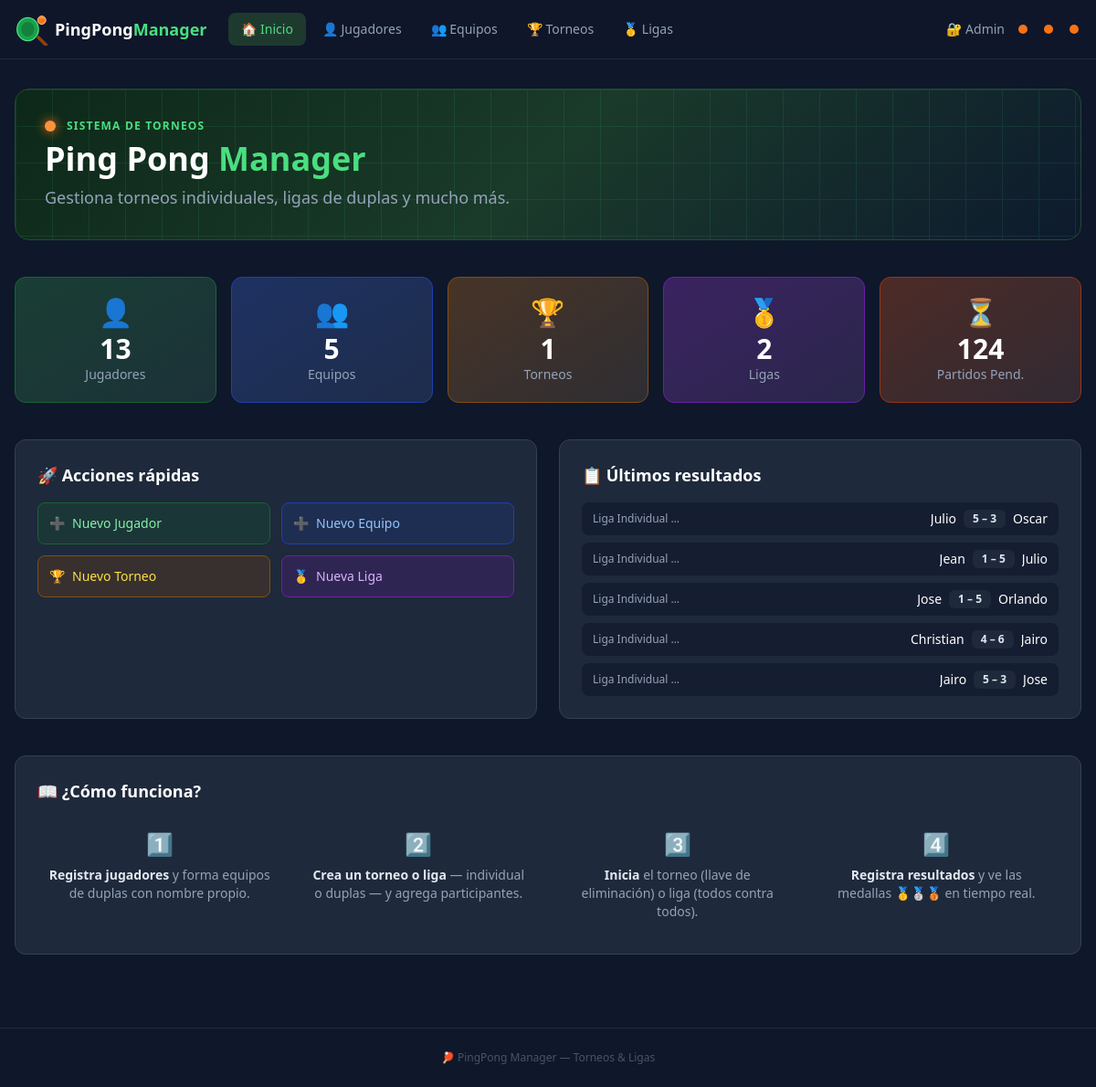
The page / on the database its author committed.
### models.py (models this page shows)
class League(Base):
    __tablename__ = "leagues"
    id = Column(Integer, primary_key=True)
    name = Column(String, nullable=False)
    type = Column(String, nullable=False)   # "individual" | "doubles"
    status = Column(String, default="active")  # "active" | "completed"
    double_rr = Column(Boolean, default=False)   # True = ida y vuelta
    matches_per_jornada = Column(Integer, default=1)  # 1 = todos en una jornada, 2 = 2 partidos por jugador por jornada
    created_at = Column(DateTime, default=datetime.utcnow)

class Player(Base):
    __tablename__ = "players"
    id = Column(Integer, primary_key=True)
    name = Column(String, nullable=False, unique=True)
    avatar = Column(String, nullable=True)
    created_at = Column(DateTime, default=datetime.utcnow)

### main.py (the view)
@app.get("/", response_class=HTMLResponse)
def dashboard(request: Request, db: Session = Depends(get_db)):
    players = db.query(models.Player).count()
    teams = db.query(models.Team).count()
    tournaments = db.query(models.Tournament).count()
    leagues = db.query(models.League).count()
    pending_matches = db.query(models.Match).filter(models.Match.status == "pending").count()
    recent_matches = (
        db.query(models.Match)
        .filter(models.Match.status == "completed")
        .order_by(models.Match.completed_at.desc())
        .limit(5)
        .all()
    )
    enriched = []
    for m in recent_matches:
        context_type = "individual"
        name = ""
        if m.tournament_id:
            t = db.query(models.Tournament).filter(models.Tournament.id == m.tournament_id).first()
            if t:
                context_type = t.type
                name = t.name
        elif m.league_id:
            lg = db.query(models.League).filter(models.League.id == m.league_id).first()
            if lg:
                context_type = lg.type
                name = lg.name
        enriched.append({
            "context": name,
            "p1": get_participant_name(db, m.participant1_id, context_type),
            "p2": get_participant_name(db, m.participant2_id, context_type),
            "score1": m.score1,
            "score2": m.score2,
        })
    return templates.TemplateResponse(
        "dashboard.html",
        {
            "request": request,
            "players": players,
            "teams": teams,
            "tournaments": tournaments,
            "leagues": leagues,
            "pending_matches": pending_matches,
            "recent_matches": enriched,
        },
    )

### templates/dashboard.html (shortened to what this page needs)
{% extends "base.html" %}
{% block content %}
<div class="relative rounded-2xl overflow-hidden mb-10 p-8" style="background: linear-gradient(135deg, #0d2818 0%, #1a3a2a 50%, #0d1a2e 100%); border: 1px solid #1e4d30;">
  <div class="absolute inset-0 opacity-10" style="background-image: repeating-linear-gradient(90deg,#4ade80 0,#4ade80 1px,transparent 1px,transparent 40px), repeating-linear-gradient(180deg,#4ade80 0,#4ade80 1px,transparent 1px,transparent 40px);"></div>
  <div class="relative">
    <div class="flex items-center gap-3 mb-2">
      <div class="w-3 h-3 rounded-full bg-orange-400 shadow-lg" style="box-shadow:0 0 12px #f97316"></div>
      <span class="text-green-400 font-semibold uppercase tracking-widest text-xs">Sistema de Torneos</span>
    </div>
    <h1 class="text-4xl font-black text-white mb-2">Ping Pong <span class="text-green-400">Manager</span></h1>
    <p class="text-slate-400 text-lg">Gestiona torneos individuales, ligas de duplas y mucho más.</p>
  </div>
</div>
<div class="grid grid-cols-2 md:grid-cols-5 gap-4 mb-10">
  {% set stats = [
    ('👤', players, 'Jugadores', '/players', 'from-green-900/50 to-green-900/20', 'border-green-800'),
    ('👥', teams, 'Equipos', '/teams', 'from-blue-900/50 to-blue-900/20', 'border-blue-800'),
    ('🏆', tournaments, 'Torneos', '/tournaments', 'from-yellow-900/50 to-yellow-900/20', 'border-yellow-800'),
    ('🥇', leagues, 'Ligas', '/leagues', 'from-purple-900/50 to-purple-900/20', 'border-purple-800'),
    ('⏳', pending_matches, 'Partidos Pend.', '/', 'from-orange-900/50 to-orange-900/20', 'border-orange-800'),
  ] %}
  {% for icon, val, label, href, gradient, border in stats %}
  <a href="{{ href }}" class="card p-5 bg-gradient-to-br {{ gradient }} border {{ border }} hover:scale-105 transition-transform block text-center">
    <div class="text-3xl mb-1">{{ icon }}</div>
    <div class="text-3xl font-black text-white">{{ val }}</div>
    <div class="text-slate-400 text-sm">{{ label }}</div>
  </a>
  {% endfor %}
</div>
<div class="grid md:grid-cols-2 gap-6 mb-10">
  <div class="card p-6">
    <h2 class="text-lg font-bold text-white mb-4 flex items-center gap-2">🚀 Acciones rápidas</h2>
    <div class="grid grid-cols-2 gap-3">
      <a href="/players" class="flex items-center gap-2 bg-green-900/30 border border-green-800 rounded-lg p-3 hover:bg-green-900/50 transition text-sm font-medium text-green-300">
        <span>➕</span> Nuevo Jugador
      </a>
      <a href="/teams" class="flex items-center gap-2 bg-blue-900/30 border border-blue-800 rounded-lg p-3 hover:bg-blue-900/50 transition text-sm font-medium text-blue-300">
        <span>➕</span> Nuevo Equipo
      </a>
      <a href="/tournaments" class="flex items-center gap-2 bg-yellow-900/30 border border-yellow-800 rounded-lg p-3 hover:bg-yellow-900/50 transition text-sm font-medium text-yellow-300">
        <span>🏆</span> Nuevo Torneo
      </a>
      <a href="/leagues" class="flex items-center gap-2 bg-purple-900/30 border border-purple-800 rounded-lg p-3 hover:bg-purple-900/50 transition text-sm font-medium text-purple-300">
        <span>🥇</span> Nueva Liga
      </a>
    </div>
  </div>
  <div class="card p-6">
    <h2 class="text-lg font-bold text-white mb-4 flex items-center gap-2">📋 Últimos resultados</h2>
    {% if recent_matches %}
    <div class="space-y-2">
      {% for m in recent_matches %}
      <div class="flex items-center justify-between bg-slate-900/60 rounded-lg px-3 py-2 text-sm">
        <span class="text-slate-400 text-xs truncate max-w-24">{{ m.context }}</span>
        <div class="flex items-center gap-2">
          <span class="text-white font-medium truncate max-w-20">{{ m.p1 }}</span>
          <span class="score-badge text-xs">{{ m.score1 }} – {{ m.score2 }}</span>
          <span class="text-white font-medium truncate max-w-20">{{ m.p2 }}</span>
        </div>
      </div>
      {% endfor %}
    </div>
    {% else %}
    <p class="text-slate-500 text-sm text-center py-6">Sin partidos registrados aún.</p>
    {% endif %}
  </div>
</div>
<div class="card p-6">
  <h2 class="text-lg font-bold text-white mb-4">📖 ¿Cómo funciona?</h2>
  <div class="grid md:grid-cols-4 gap-4 text-sm text-slate-400">
    <div class="text-center p-3">
      <div class="text-2xl mb-2">1️⃣</div>
      <p><strong class="text-slate-200">Registra jugadores</strong> y forma equipos de duplas con nombre propio.</p>
    </div>
    <div class="text-center p-3">
      <div class="text-2xl mb-2">2️⃣</div>
      <p><strong class="text-slate-200">Crea un torneo o liga</strong> — individual o duplas — y agrega participantes.</p>
    </div>
    <div class="text-center p-3">
      <div class="text-2xl mb-2">3️⃣</div>
      <p><strong class="text-slate-200">Inicia</strong> el torneo (llave de eliminación) o liga (todos contra todos).</p>
    </div>
    <div class="text-center p-3">
      <div class="text-2xl mb-2">4️⃣</div>
      <p><strong class="text-slate-200">Registra resultados</strong> y ve las medallas 🥇🥈🥉 en tiempo real.</p>
    </div>
  </div>
</div>
{% endblock %}

### templates/base.html (style rules this page uses)
body { background: #0f172a; }
.card { background: #1e293b; border: 1px solid #334155; border-radius: 12px; }
.score-badge { background: #1e293b; border-radius: 6px; padding: 2px 10px; font-weight: 700; font-size: 1.1rem; color: #e2e8f0; }

### rows shown on the page
League: context "Liga Individual…" "Liga Individual…" "Liga Individual…" "Liga Individual…" "Liga Individual…"
Player: p1 "Julio", p2 "Julio"
Player: p2 "Oscar"
Player: p1 "Jean"
Player: p1 "Jose", p2 "Jose"
Player: p2 "Orlando"
Player: p1 "Christian"
Player: p2 "Jairo", p1 "Jairo"

### other values the page prints
{{ icon }} "👤" "👥" "🏆" "🥇" "⏳"
{{ val }} "13" "5" "1" "2" "124"
{{ label }} "Jugadores" "Equipos" "Torneos" "Ligas" "Partidos Pend."
{{ m.score1 }} "5" "1" "1" "4" "5"
{{ m.score2 }} "3" "5" "5" "6" "3"
